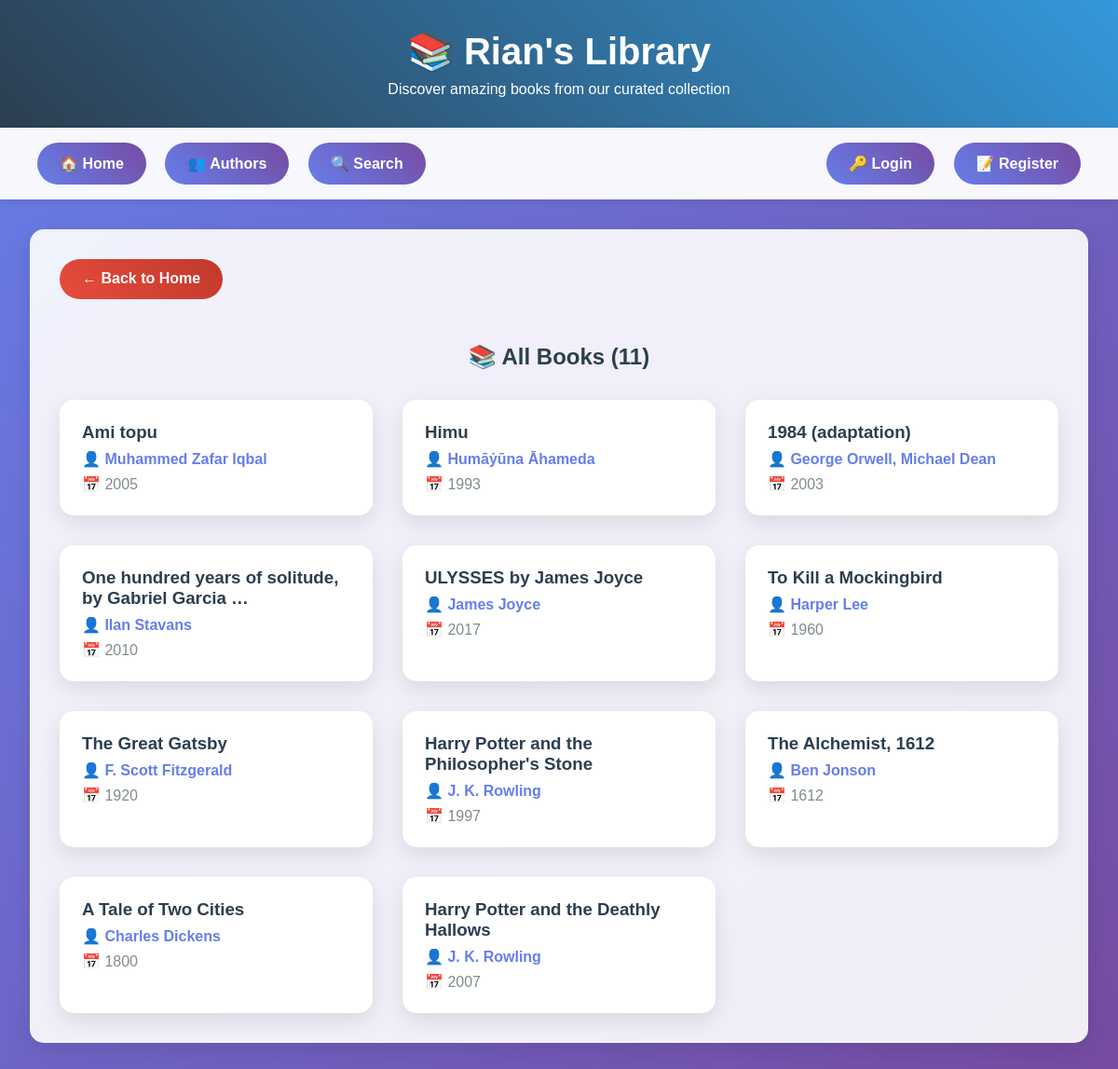
Page /all-books/ on the earlier database version.
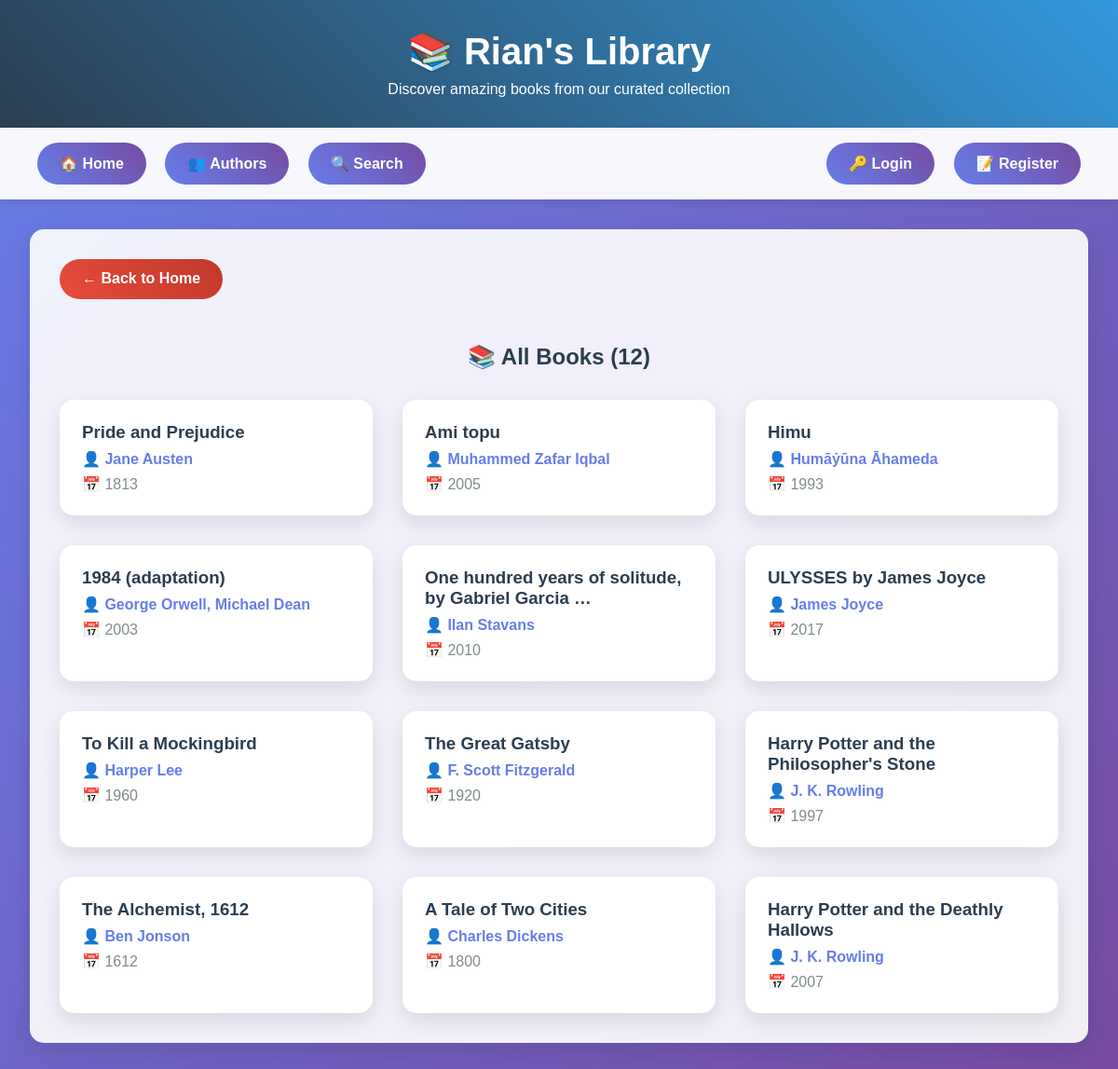
Same page on the later database version.
### books/models.py (models this page shows, shortened)
class Book(models.Model):
    title = models.CharField(max_length=300)
    authors = models.ManyToManyField(Author, related_name='books')
    cover_image = models.URLField(blank=True, null=True)
    publication_year = models.CharField(max_length=10, blank=True, null=True)
    isbn = models.CharField(max_length=20, blank=True, null=True)
    description = models.TextField(blank=True, null=True)
    open_library_key = models.CharField(max_length=100, blank=True, null=True)
    created_at = models.DateTimeField(auto_now_add=True)
    updated_at = models.DateTimeField(auto_now=True)
    class Meta:
        ordering = ['-created_at']

class Author(models.Model):
    name = models.CharField(max_length=200, unique=True)
    birth_date = models.CharField(max_length=50, blank=True, null=True)
    bio = models.TextField(blank=True, null=True)
    created_at = models.DateTimeField(auto_now_add=True)
    class Meta:
        ordering = ['name']

### books/views.py (the view)
# urls.py: path('all-books/', views.all_books, name='all_books'),
def all_books(request):
    books_list = Book.objects.all().prefetch_related('authors')
    paginator = Paginator(books_list, 12)
    page_number = request.GET.get('page')
    books = paginator.get_page(page_number)
    context = {
        'books': books,
        'total_books': Book.objects.count(),
        'is_paginated': books.has_other_pages(),
        'page_obj': books,
    }
    return render(request, 'books/all_books.html', context)

### templates/books/all_books.html (shortened to what this page needs)
{% extends 'base.html' %}
{% load static %}
{% block content %}
<div style="margin-bottom: 2rem;">
    {% if user.is_authenticated %}
        {% if user.is_staff %}
            <a href="{% url 'books:admin_dashboard' %}" class="back-btn">← Back to Admin Dashboard</a>
        {% else %}
            <a href="{% url 'books:user_dashboard' %}" class="back-btn">← Back to Dashboard</a>
        {% endif %}
    {% else %}
        <a href="{% url 'books:home' %}" class="back-btn">← Back to Home</a>
    {% endif %}
</div>
<h2>📚 All Books ({{ total_books }})</h2>
{% if books %}
    <div class="book-grid">
        {% for book in books %}
            <div class="book-card" onclick="location.href='{% url 'books:book_detail' book.id %}'">
                <h3>{{ book.title|truncatechars:50 }}</h3>
                <div class="author">
                    👤 {% for author in book.authors.all %}{{ author.name }}{% if not forloop.last %}, {% endif %}{% endfor %}
                </div>
                {% if book.publication_year %}
                    <div class="year">📅 {{ book.publication_year }}</div>
                {% endif %}
            </div>
        {% endfor %}
    </div>
{% else %}
    <div class="no-results">
        <h3>📚 No Books Available</h3>
        <p>The library is empty. Check back later!</p>
    </div>
{% endif %}
{% endblock %}

Differences in the rows shown:
added Book: title "Pride and Prejudice", publication_year "1813"
added Author: name "Jane Austen", shown under "Pride and Prejudice"
Other differences:
{{ total_books }}: "11" → "12"
